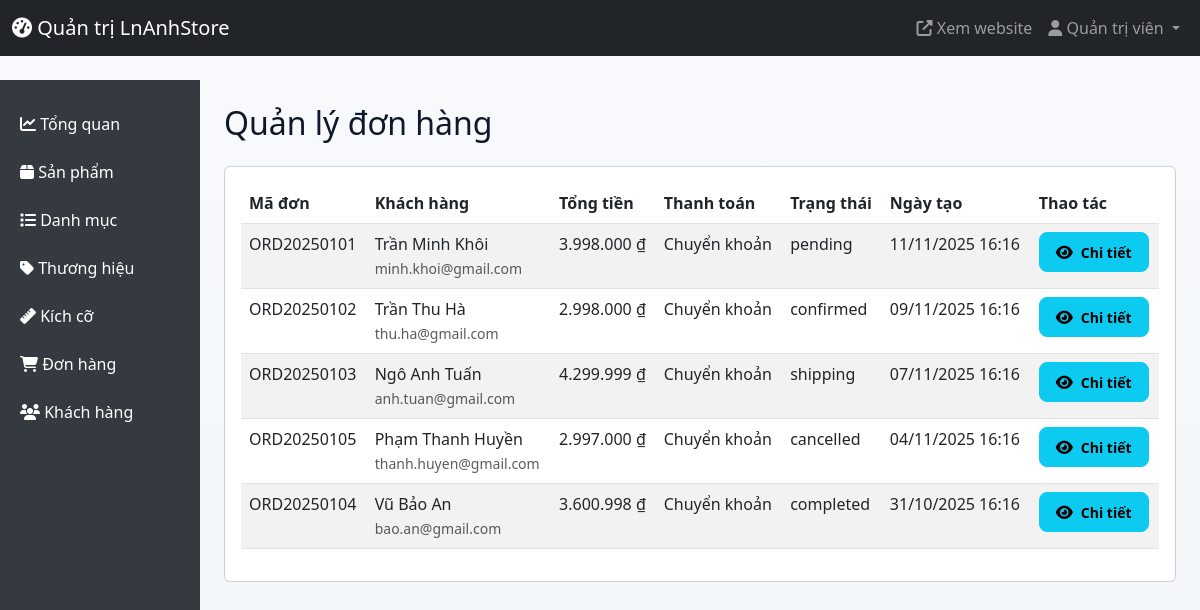
The app's page /admin/orders.php (signed in), older data.
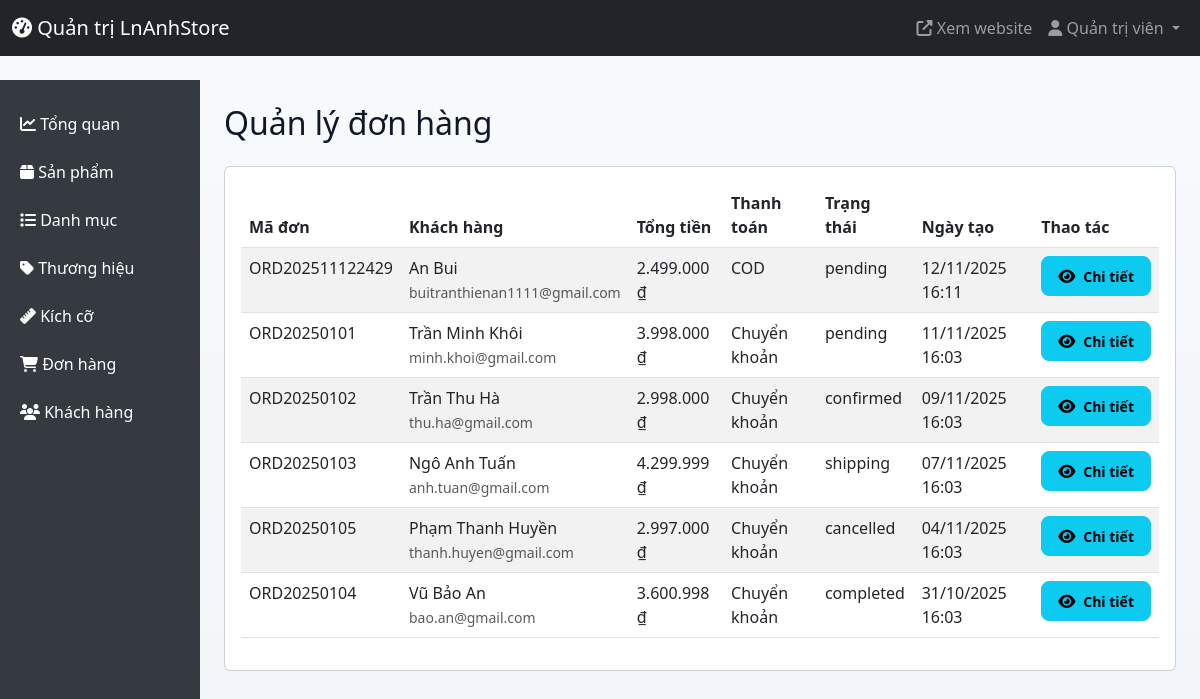
The same page, newer data.
### tables this page shows
CREATE TABLE `orders` (
  `id` int(11) NOT NULL,
  `id_user` int(11) NOT NULL,
  `order_code` varchar(50) NOT NULL,
  `full_name` varchar(255) NOT NULL,
  `phone` varchar(20) NOT NULL,
  `address` text NOT NULL,
  `payment_method` varchar(50) NOT NULL,
  `total_amount` decimal(10,2) NOT NULL,
  `status` enum('pending','confirmed','shipping','completed','cancelled') NOT NULL DEFAULT 'pending',
  `created_at` timestamp NOT NULL DEFAULT current_timestamp(),
  `updated_at` timestamp NOT NULL DEFAULT current_timestamp() ON UPDATE current_timestamp()
);

CREATE TABLE `users` (
  `id` int(11) NOT NULL,
  `email` varchar(255) NOT NULL,
  `password` varchar(255) NOT NULL,
  `full_name` varchar(255) NOT NULL,
  `phone` varchar(20) DEFAULT NULL,
  `address` text DEFAULT NULL,
  `role` enum('customer','admin') NOT NULL DEFAULT 'customer',
  `status` enum('active','locked') NOT NULL DEFAULT 'active',
  `created_at` timestamp NOT NULL DEFAULT current_timestamp()
);

### includes/functions.php (called while the page is built, shortened)
<?php
function format_price($price) {
    return number_format($price, 0, ',', '.') . ' ₫';
}
function get_status_badge($status) {
    $badges = [
        'pending' => '<span class="badge bg-warning text-dark">Chờ xử lý</span>',
        'confirmed' => '<span class="badge bg-info">Đã xác nhận</span>',
        'shipping' => '<span class="badge bg-primary">Đang giao</span>',
        'completed' => '<span class="badge bg-success">Hoàn thành</span>',
        'cancelled' => '<span class="badge bg-danger">Đã hủy</span>',
        'active' => '<span class="badge bg-success">Hoạt động</span>',
        'locked' => '<span class="badge bg-danger">Đã khóa</span>'
    ];
    return $badges[$status] ?? $status;
}
?>

### admin/orders.php (the view, shortened to what this page needs)
<?php
require_once '../config/database.php';
require_once '../includes/functions.php';
$orders = $db_conn->query("
    SELECT o.*, u.full_name as customer_name, u.email as customer_email
    FROM orders o
    JOIN users u ON o.id_user = u.id
    ORDER BY o.created_at DESC
")->fetchAll();
include 'header.php';
?>
<h2 class="mb-4">Quản lý đơn hàng</h2>
<div class="card">
    <div class="card-body">
        <div class="table-responsive">
            <table class="table table-striped">
                <thead>
                    <tr>
                        <th>Mã đơn</th>
                        <th>Khách hàng</th>
                        <th>Tổng tiền</th>
                        <th>Thanh toán</th>
                        <th>Trạng thái</th>
                        <th>Ngày tạo</th>
                        <th>Thao tác</th>
                    </tr>
                </thead>
                <tbody>
                    <?php foreach ($orders as $order): ?>
                        <tr>
                            <td><?php echo htmlspecialchars($order['order_code']); ?></td>
                            <td>
                                <?php echo htmlspecialchars($order['customer_name']); ?><br>
                                <small class="text-muted"><?php echo htmlspecialchars($order['customer_email']); ?></small>
                            </td>
                            <td><?php echo format_price($order['total_amount']); ?></td>
                            <td><?php echo $order['payment_method'] === 'cod' ? 'COD' : 'Chuyển khoản'; ?></td>
                            <td><?php echo get_status_badge($order['status']); ?></td>
                            <td><?php echo date('d/m/Y H:i', strtotime($order['created_at'])); ?></td>
                            <td class="table-actions">
                                <a href="/admin/order-detail.php?id=<?php echo $order['id']; ?>" class="btn btn-sm btn-info">
                                    <i class="fas fa-eye"></i> Chi tiết
                                </a>
                            </td>
                        </tr>
                    <?php endforeach; ?>
                </tbody>
            </table>
        </div>
    </div>
</div>
<?php include 'footer.php'; ?>

Row changes from the older to the newer data that the page shows:
added orders: order_code "ORD202511122429", id_user.full_name "An Bui", id_user.email "buitranthienan1111@gmail.com", total_amount "2.499.000 ₫", payment_method "COD", status "pending", created_at "12/11/2025 16:11"
changed orders "ORD20250101": created_at "11/11/2025 16:16" → "11/11/2025 16:03"
changed orders "ORD20250102": created_at "09/11/2025 16:16" → "09/11/2025 16:03"
changed orders "ORD20250103": created_at "07/11/2025 16:16" → "07/11/2025 16:03"
changed orders "ORD20250105": created_at "04/11/2025 16:16" → "04/11/2025 16:03"
changed orders "ORD20250104": created_at "31/10/2025 16:16" → "31/10/2025 16:03"
